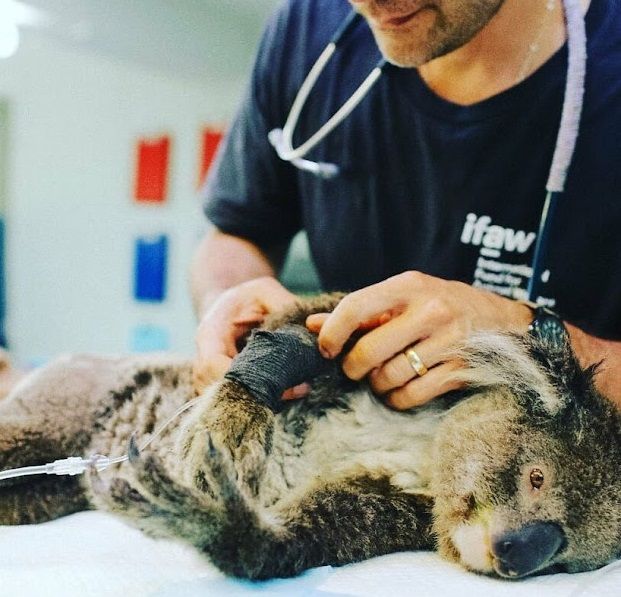
#> input picture images/85141456_1109573669375336_2893971139789337413_n-617b24d8b8c4a__880.jpg, 621 x 597 px
$ python program3.py
#> lines starting #> are read from the running program, lines starting #| are printed output that depends on the picture
from tkinter import Tk
from tkinter.filedialog import askopenfilename
from PIL import Image
import base64
from io import BytesIO

# Tạo cửa sổ để chọn file
root = Tk()
root.withdraw()
root.filename = askopenfilename(title="Chọn file ảnh")
#> the answer given: images/85141456_1109573669375336_2893971139789337413_n-617b24d8b8c4a__880.jpg

# Cắt ảnh gốc thành hình vuông
image = Image.open(root.filename).convert("RGBA")
width, height = image.size
#> width = 621; height = 597
size = min(width, height)
#> size = 597
left = (width - size) // 2
#> left = 12
top = (height - size) // 2
#> top = 0
right = left + size
#> right = 609
bottom = top + size
#> bottom = 597
image = image.crop((left, top, right, bottom))
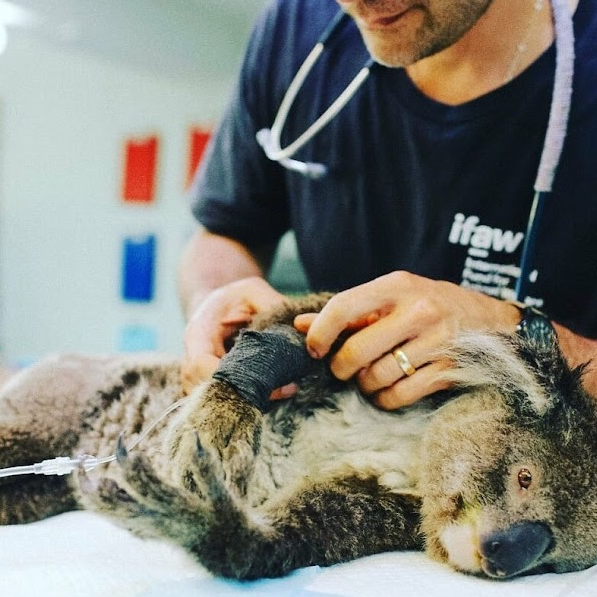
#> image: PIL image 597x597 RGBA; mean R, G, B, A 129.1, 129.3, 121.2, 255

# Resize ảnh về kích thước 900x900
image = image.resize((900, 900))
#> image: PIL image 900x900 RGBA

# Load ảnh và play icon
#> (the run stopped early here; a loop or call above may not have finished)

$ run again, on images/Meet-Bear-the-stray-dog-who-rescued-over-100-koalas-from-fires-in-Australia-and-is-now-awarded-the-Medal-of-Honor-617bc0366c98e__880.jpg
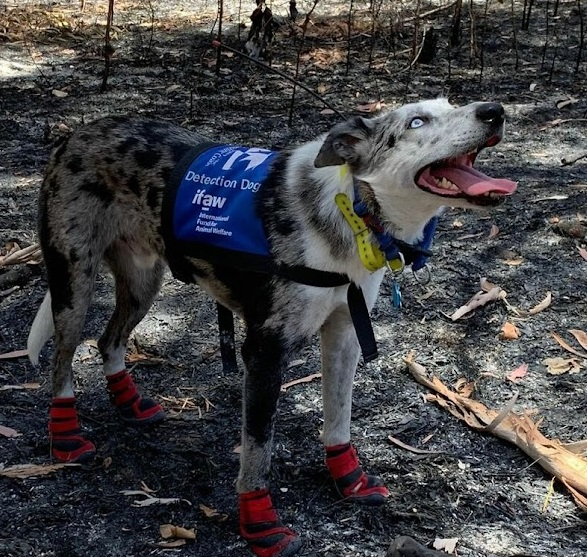
#> input picture images/Meet-Bear-the-stray-dog-who-rescued-over-100-koalas-from-fires-in-Australia-and-is-now-awarded-the-Medal-of-Honor-617bc0366c98e__880.jpg, 587 x 557 px
#> `image = image.crop((left, top, right, bottom))`:
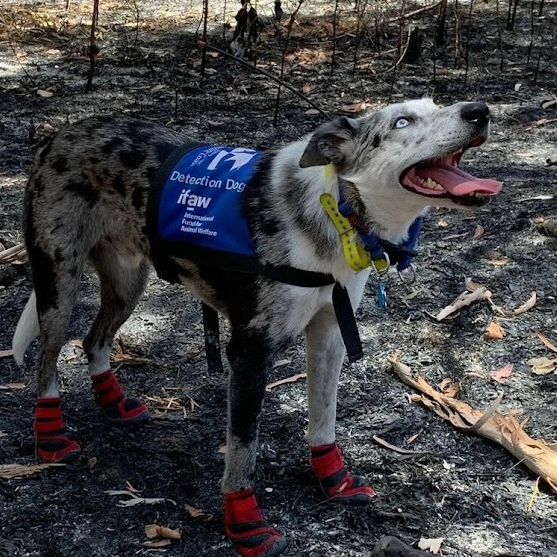
#> image: PIL image 557x557 RGBA; mean R, G, B, A 65.9, 65.5, 67.8, 255
